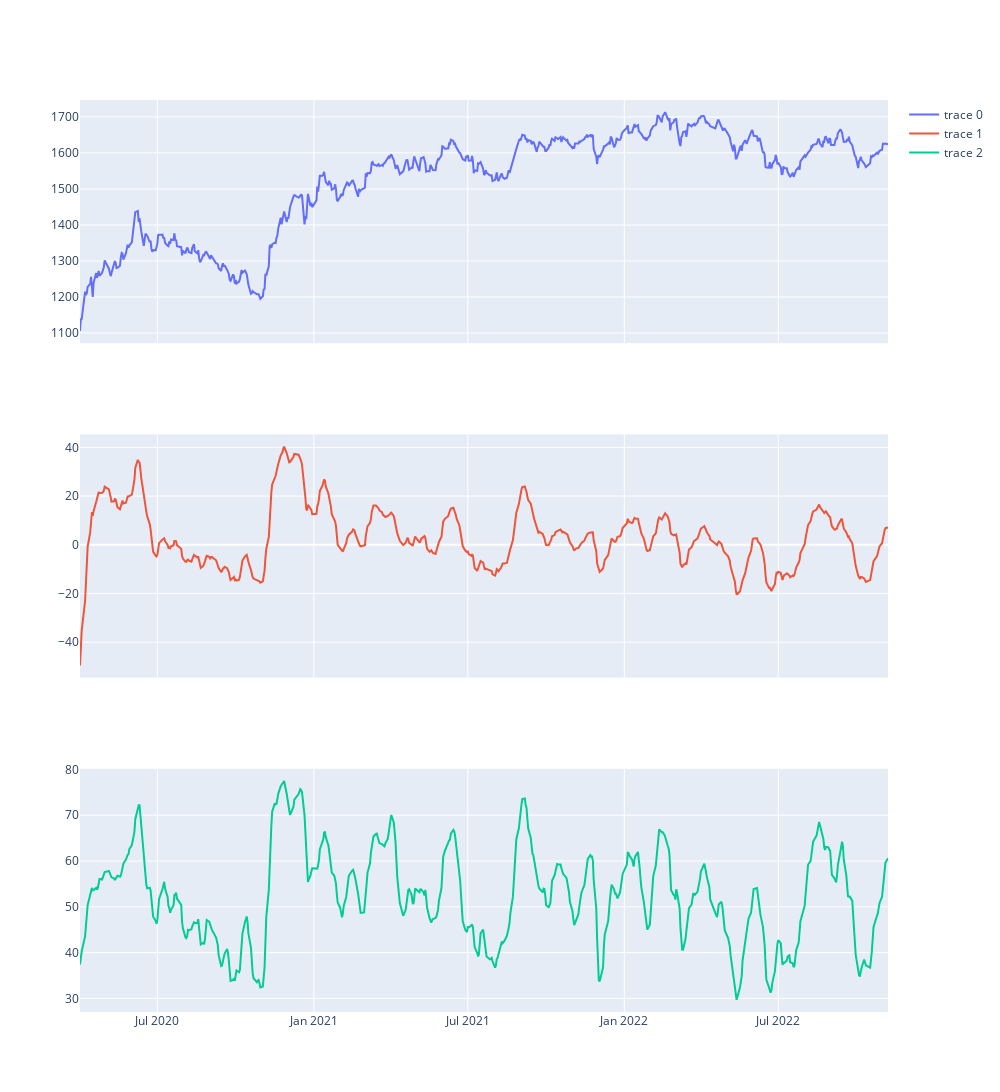

Here is the notebook cell this chart was saved with:
### Code cell
#https://stackoverflow.com/questions/63265707/plotly-how-to-plot-multiple-lines-with-shared-x-axis
cols_plot=['Price','MACD10-20','RSI-MA15-5']
fig = make_subplots(rows=len(cols_plot), cols=1, shared_xaxes=True)

for i, col in enumerate(cols_plot, start=1):
    fig.add_trace(go.Scatter(x=df[col].index, y=df[col].values), row=i, col=1)
fig.update_layout( width=1000,height=1200)
    
fig.show()

### Figure 1 — Plotly figure (JSON) as saved in the notebook; plotly's stock layout.template omitted (floating-point values rounded to 4 significant figures; data arrays with more than 128 entries replaced by an {"elided": "..."} marker saying what was removed)
{"data": [{"type": "scatter", "x": {"elided": "625 str values"}, "xaxis": "x", "y": {"elided": "625 float values"}, "yaxis": "y"}, {"type": "scatter", "x": {"elided": "625 str values"}, "xaxis": "x2", "y": {"elided": "625 float values"}, "yaxis": "y2"}, {"type": "scatter", "x": {"elided": "625 str values"}, "xaxis": "x3", "y": {"elided": "625 float values"}, "yaxis": "y3"}], "layout": {"height": 1200, "width": 1000, "xaxis": {"anchor": "y", "autorange": true, "domain": [0, 1], "matches": "x3", "range": ["2020-04-01", "2022-11-07"], "showticklabels": false, "type": "date"}, "xaxis2": {"anchor": "y2", "autorange": true, "domain": [0, 1], "matches": "x3", "range": ["2020-04-01", "2022-11-07"], "showticklabels": false, "type": "date"}, "xaxis3": {"anchor": "y3", "autorange": true, "domain": [0, 1], "range": ["2020-04-01", "2022-11-07"], "type": "date"}, "yaxis": {"anchor": "x", "autorange": true, "domain": [0.7333, 1], "range": [1072.0, 1747.0], "type": "linear"}, "yaxis2": {"anchor": "x2", "autorange": true, "domain": [0.3667, 0.6333], "range": [-54.54, 45.32], "type": "linear"}, "yaxis3": {"anchor": "x3", "autorange": true, "domain": [0, 0.2667], "range": [27.03, 80.15], "type": "linear"}}}
